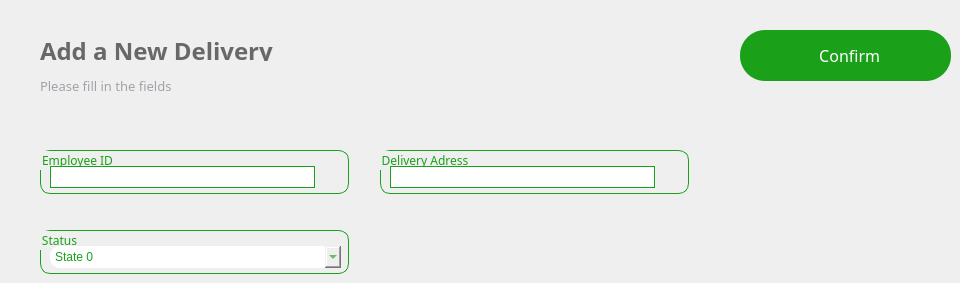
     <widget class="QWidget" name="add_delivery">
      <widget class="QGroupBox" name="email_3">
       <property name="geometry">
        <rect>
         <x>40</x>
         <y>150</y>
         <width>309</width>
         <height>44</height>
        </rect>
       </property>
       <property name="font">
        <font>
         <family>Lexend Light</family>
        </font>
       </property>
       <property name="styleSheet">
        <string notr="true">border-radius:10px;
border-color: rgb(27, 160, 25);
border-width : 1.2px;
border-style:solid;
color: rgb(27, 160, 25);
</string>
       </property>
       <property name="title">
        <string>Employee ID</string>
       </property>
       <property name="alignment">
        <set>Qt::AlignLeading|Qt::AlignLeft|Qt::AlignTop</set>
       </property>
       <property name="flat">
        <bool>false</bool>
       </property>
       <property name="checkable">
        <bool>false</bool>
       </property>
       <widget class="QLineEdit" name="email_field_3">
        <property name="geometry">
         <rect>
          <x>10</x>
          <y>16</y>
          <width>265</width>
          <height>22</height>
         </rect>
        </property>
        <property name="styleSheet">
         <string notr="true">border-radius:0px;
border-color: rgb(27, 160, 25);
border-width : 0x;
color:grey;</string>
        </property>
        <property name="text">
         <string/>
        </property>
        <property name="echoMode">
         <enum>QLineEdit::Normal</enum>
        </property>
       </widget>
      </widget>
      <widget class="QLabel" name="Sub_title_3">
       <property name="geometry">
        <rect>
         <x>40</x>
         <y>70</y>
         <width>291</width>
         <height>31</height>
        </rect>
       </property>
       <property name="font">
        <font>
         <family>Lexend Light</family>
         <pointsize>10</pointsize>
        </font>
       </property>
       <property name="cursor">
        <cursorShape>PointingHandCursor</cursorShape>
       </property>
       <property name="layoutDirection">
        <enum>Qt::LeftToRight</enum>
       </property>
       <property name="styleSheet">
        <string notr="true">background-color:transparent;
color: #A2A1A8;
border:none;</string>
       </property>
       <property name="text">
        <string>Please fill in the fields</string>
       </property>
       <property name="alignment">
        <set>Qt::AlignLeading|Qt::AlignLeft|Qt::AlignVCenter</set>
       </property>
      </widget>
      <widget class="QLabel" name="Title_3">
       <property name="geometry">
        <rect>
         <x>40</x>
         <y>40</y>
         <width>381</width>
         <height>21</height>
        </rect>
       </property>
       <property name="font">
        <font>
         <family>Lexend</family>
         <pointsize>18</pointsize>
         <bold>true</bold>
        </font>
       </property>
       <property name="styleSheet">
        <string notr="true">color: rgb(104, 104, 104);
border:none;</string>
       </property>
       <property name="text">
        <string>Add a New Delivery</string>
       </property>
      </widget>
      <widget class="QGroupBox" name="phone_number_3">
       <property name="geometry">
        <rect>
         <x>380</x>
         <y>150</y>
         <width>309</width>
         <height>44</height>
        </rect>
       </property>
       <property name="font">
        <font>
         <family>Lexend Light</family>
        </font>
       </property>
       <property name="styleSheet">
        <string notr="true">border-radius:10px;
border-color: rgb(27, 160, 25);
border-width : 1.2px;
border-style:solid;
color: rgb(27, 160, 25);
</string>
       </property>
       <property name="title">
        <string>Delivery Adress</string>
       </property>
       <property name="alignment">
        <set>Qt::AlignLeading|Qt::AlignLeft|Qt::AlignTop</set>
       </property>
       <property name="flat">
        <bool>false</bool>
       </property>
       <property name="checkable">
        <bool>false</bool>
       </property>
       <widget class="QLineEdit" name="phone_field_3">
        <property name="geometry">
         <rect>
          <x>10</x>
          <y>16</y>
          <width>265</width>
          <height>22</height>
         </rect>
        </property>
        <property name="styleSheet">
         <string notr="true">border-radius:0px;
border-color: rgb(27, 160, 25);
border-width : 0x;
color:grey;</string>
        </property>
        <property name="text">
         <string/>
        </property>
        <property name="echoMode">
         <enum>QLineEdit::Normal</enum>
        </property>
       </widget>
      </widget>
      <widget class="QGroupBox" name="factory_id_3">
       <property name="geometry">
        <rect>
         <x>40</x>
         <y>230</y>
         <width>309</width>
         <height>44</height>
        </rect>
       </property>
       <property name="font">
        <font>
         <family>Lexend Light</family>
        </font>
       </property>
       <property name="styleSheet">
        <string notr="true">border-radius:10px;
border-color: rgb(27, 160, 25);
border-width : 1.2px;
border-style:solid;
color: rgb(27, 160, 25);
</string>
       </property>
       <property name="title">
        <string>Status</string>
       </property>
       <property name="alignment">
        <set>Qt::AlignLeading|Qt::AlignLeft|Qt::AlignTop</set>
       </property>
       <property name="flat">
        <bool>false</bool>
       </property>
       <property name="checkable">
        <bool>false</bool>
       </property>
       <widget class="QComboBox" name="Position_Box_2">
        <property name="geometry">
         <rect>
          <x>10</x>
          <y>16</y>
          <width>291</width>
          <height>22</height>
         </rect>
        </property>
        <property name="styleSheet">
         <string notr="true">border:none;</string>
        </property>
        <item>
         <property name="text">
          <string>State 0</string>
         </property>
        </item>
        <item>
         <property name="text">
          <string>State 1</string>
         </property>
        </item>
        <item>
         <property name="text">
          <string>State 2</string>
         </property>
        </item>
       </widget>
      </widget>
      <widget class="QPushButton" name="confirm_delivery_btn">
       <property name="geometry">
        <rect>
         <x>740</x>
         <y>30</y>
         <width>211</width>
         <height>51</height>
        </rect>
       </property>
       <property name="styleSheet">
        <string notr="true">*{
background:#1ba019;
border-radius:25px;
color:white;
font-family: Lexend;
font-size:16px;
}
QPushButton:hover
{
background:#00b521;
color:white;
border-left:3px solid #1BA019 ; 
border-color:none;
border-radius:25px;




}
QPushButton:pressed
{
background:#013220;
color:black;
border-radius:25px;
color:white;
font-family: Lexend;
font-size:16px;
border-radius:10px;
border-left:3.5px solid #1BA019 ; 


/*background: qlineargradient(x1: 0, y1: 0, x2: 0, y2: 1,
                                stop: 0 #ffffff, stop: 1 #dcdcdc);*/
}</string>
       </property>
       <property name="text">
        <string>  Confirm</string>
       </property>
       <property name="icon">
        <iconset>
         <normalon>:/images/add-circle.png</normalon>
        </iconset>
       </property>
       <property name="iconSize">
        <size>
         <width>200</width>
         <height>200</height>
        </size>
       </property>
      </widget>
     </widget>
